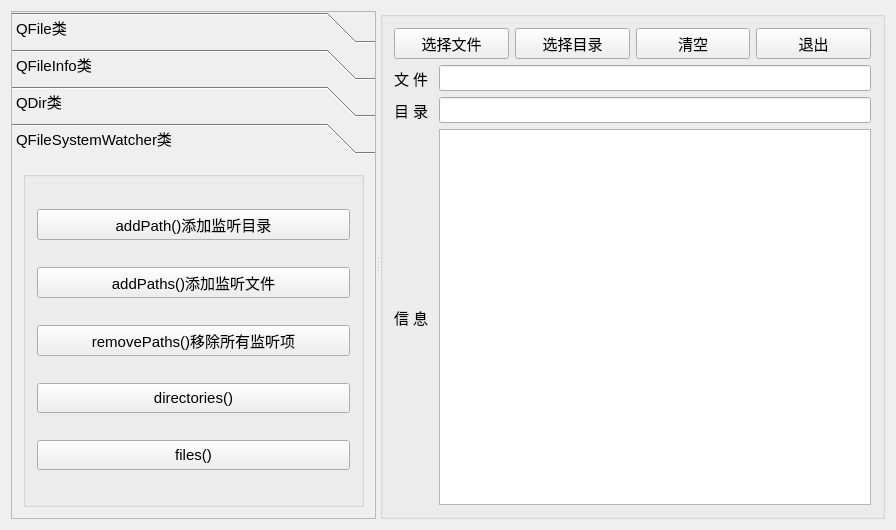
<?xml version="1.0" encoding="UTF-8"?>
<ui version="4.0">
 <class>MainWindow</class>
 <widget class="QMainWindow" name="MainWindow">
  <property name="geometry">
   <rect>
    <x>0</x>
    <y>0</y>
    <width>896</width>
    <height>530</height>
   </rect>
  </property>
  <property name="font">
   <font>
    <pointsize>11</pointsize>
   </font>
  </property>
  <property name="windowTitle">
   <string>Demo9_4，目录与文件操作</string>
  </property>
  <widget class="QWidget" name="centralWidget">
   <layout class="QVBoxLayout" name="verticalLayout_10">
    <item>
     <widget class="QSplitter" name="splitter">
      <property name="orientation">
       <enum>Qt::Horizontal</enum>
      </property>
      <widget class="QToolBox" name="toolBox">
       <property name="frameShape">
        <enum>QFrame::StyledPanel</enum>
       </property>
       <property name="currentIndex">
        <number>3</number>
       </property>
       <widget class="QWidget" name="pageFile">
        <property name="geometry">
         <rect>
          <x>0</x>
          <y>0</y>
          <width>296</width>
          <height>390</height>
         </rect>
        </property>
        <attribute name="icon">
         <iconset resource="res.qrc">
          <normaloff>:/icons/images/804.bmp</normaloff>:/icons/images/804.bmp</iconset>
        </attribute>
        <attribute name="label">
         <string>QFile类</string>
        </attribute>
        <layout class="QVBoxLayout" name="verticalLayout_8">
         <item>
          <widget class="QGroupBox" name="groupBox_10">
           <property name="title">
            <string>静态函数</string>
           </property>
           <layout class="QVBoxLayout" name="verticalLayout_11">
            <item>
             <widget class="QPushButton" name="btnFile_exists">
              <property name="minimumSize">
               <size>
                <width>0</width>
                <height>30</height>
               </size>
              </property>
              <property name="toolTip">
               <string>Returns true if the file specified by fileName exists; otherwise returns false.</string>
              </property>
              <property name="text">
               <string>exists()</string>
              </property>
             </widget>
            </item>
            <item>
             <widget class="QPushButton" name="btnFile_copy">
              <property name="minimumSize">
               <size>
                <width>0</width>
                <height>30</height>
               </size>
              </property>
              <property name="toolTip">
               <string>Copies the file fileName to newName.</string>
              </property>
              <property name="text">
               <string>copy()</string>
              </property>
             </widget>
            </item>
            <item>
             <widget class="QPushButton" name="btnFile_remove">
              <property name="minimumSize">
               <size>
                <width>0</width>
                <height>30</height>
               </size>
              </property>
              <property name="toolTip">
               <string>Removes the file specified by the fileName given.</string>
              </property>
              <property name="text">
               <string>remove()</string>
              </property>
             </widget>
            </item>
            <item>
             <widget class="QPushButton" name="btnFile_rename">
              <property name="minimumSize">
               <size>
                <width>0</width>
                <height>30</height>
               </size>
              </property>
              <property name="toolTip">
               <string>Renames the file oldName to newName. </string>
              </property>
              <property name="text">
               <string>rename()</string>
              </property>
             </widget>
            </item>
           </layout>
           <zorder>btnFile_copy</zorder>
           <zorder>btnFile_remove</zorder>
           <zorder>btnFile_rename</zorder>
           <zorder>btnFile_exists</zorder>
          </widget>
         </item>
        </layout>
       </widget>
       <widget class="QWidget" name="pageFileInfo">
        <property name="geometry">
         <rect>
          <x>0</x>
          <y>0</y>
          <width>327</width>
          <height>373</height>
         </rect>
        </property>
        <attribute name="icon">
         <iconset resource="res.qrc">
          <normaloff>:/icons/images/135.JPG</normaloff>:/icons/images/135.JPG</iconset>
        </attribute>
        <attribute name="label">
         <string>QFileInfo类</string>
        </attribute>
        <layout class="QVBoxLayout" name="verticalLayout_5">
         <property name="spacing">
          <number>3</number>
         </property>
         <property name="leftMargin">
          <number>3</number>
         </property>
         <property name="topMargin">
          <number>3</number>
         </property>
         <property name="rightMargin">
          <number>3</number>
         </property>
         <property name="bottomMargin">
          <number>3</number>
         </property>
         <item>
          <widget class="QGroupBox" name="groupBox_6">
           <property name="title">
            <string>文件信息</string>
           </property>
           <layout class="QGridLayout" name="gridLayout_4">
            <property name="leftMargin">
             <number>5</number>
            </property>
            <property name="topMargin">
             <number>3</number>
            </property>
            <property name="rightMargin">
             <number>5</number>
            </property>
            <property name="bottomMargin">
             <number>3</number>
            </property>
            <property name="horizontalSpacing">
             <number>5</number>
            </property>
            <property name="verticalSpacing">
             <number>3</number>
            </property>
            <item row="3" column="0">
             <widget class="QPushButton" name="btnInfo_baseName">
              <property name="minimumSize">
               <size>
                <width>0</width>
                <height>30</height>
               </size>
              </property>
              <property name="toolTip">
               <string>The base name consists of all characters in the file up to (but not including) the first '.' character</string>
              </property>
              <property name="text">
               <string>baseName()</string>
              </property>
             </widget>
            </item>
            <item row="0" column="1">
             <widget class="QPushButton" name="btnInfo_absPath">
              <property name="minimumSize">
               <size>
                <width>0</width>
                <height>30</height>
               </size>
              </property>
              <property name="toolTip">
               <string>Returns a file's path absolute path. This doesn't include the file name</string>
              </property>
              <property name="text">
               <string>absolutePath() </string>
              </property>
             </widget>
            </item>
            <item row="0" column="0">
             <widget class="QPushButton" name="btnInfo_absFilePath">
              <property name="minimumSize">
               <size>
                <width>0</width>
                <height>30</height>
               </size>
              </property>
              <property name="toolTip">
               <string>Returns an absolute path including the file name</string>
              </property>
              <property name="text">
               <string>absoluteFilePath()</string>
              </property>
             </widget>
            </item>
            <item row="3" column="1">
             <widget class="QPushButton" name="btnInfo_baseName2">
              <property name="minimumSize">
               <size>
                <width>0</width>
                <height>30</height>
               </size>
              </property>
              <property name="toolTip">
               <string>The complete base name consists of all characters in the file up to (but not including) the last '.' character</string>
              </property>
              <property name="text">
               <string>completeBaseName()</string>
              </property>
             </widget>
            </item>
            <item row="6" column="0">
             <widget class="QPushButton" name="btnInfo_isDir">
              <property name="minimumSize">
               <size>
                <width>0</width>
                <height>30</height>
               </size>
              </property>
              <property name="toolTip">
               <string>Returns true if this object points to a directory or to a symbolic link to a directory; otherwise returns false</string>
              </property>
              <property name="text">
               <string>isDir()</string>
              </property>
             </widget>
            </item>
            <item row="6" column="1">
             <widget class="QPushButton" name="btnInfo_isFile">
              <property name="minimumSize">
               <size>
                <width>0</width>
                <height>30</height>
               </size>
              </property>
              <property name="toolTip">
               <string>Returns true if this object points to a file or to a symbolic link to a file</string>
              </property>
              <property name="text">
               <string>isFile()</string>
              </property>
             </widget>
            </item>
            <item row="7" column="0">
             <widget class="QPushButton" name="btnInfo_isExec">
              <property name="minimumSize">
               <size>
                <width>0</width>
                <height>30</height>
               </size>
              </property>
              <property name="toolTip">
               <string>Returns true if the file is executable; otherwise returns false.</string>
              </property>
              <property name="text">
               <string>isExecutable()</string>
              </property>
             </widget>
            </item>
            <item row="8" column="0">
             <widget class="QPushButton" name="btnInfo_lastModified">
              <property name="minimumSize">
               <size>
                <width>0</width>
                <height>30</height>
               </size>
              </property>
              <property name="toolTip">
               <string>Returns the date and time when the file was last modified.</string>
              </property>
              <property name="text">
               <string>lastModified()</string>
              </property>
             </widget>
            </item>
            <item row="8" column="1">
             <widget class="QPushButton" name="btnInfo_lastRead">
              <property name="minimumSize">
               <size>
                <width>0</width>
                <height>30</height>
               </size>
              </property>
              <property name="toolTip">
               <string>Returns the date and time when the file was last read (accessed).</string>
              </property>
              <property name="text">
               <string>lastRead()</string>
              </property>
             </widget>
            </item>
            <item row="1" column="0">
             <widget class="QPushButton" name="btnInfo_fileName">
              <property name="minimumSize">
               <size>
                <width>0</width>
                <height>30</height>
               </size>
              </property>
              <property name="toolTip">
               <string>Returns the name of the file, excluding the path.</string>
              </property>
              <property name="text">
               <string>fileName()</string>
              </property>
             </widget>
            </item>
            <item row="10" column="1">
             <widget class="QPushButton" name="btnInfo_exists2">
              <property name="minimumSize">
               <size>
                <width>0</width>
                <height>30</height>
               </size>
              </property>
              <property name="toolTip">
               <string>Returns true if the file exists; otherwise returns false</string>
              </property>
              <property name="text">
               <string>exists()</string>
              </property>
             </widget>
            </item>
            <item row="4" column="0">
             <widget class="QPushButton" name="btnInfo_suffix">
              <property name="minimumSize">
               <size>
                <width>0</width>
                <height>30</height>
               </size>
              </property>
              <property name="toolTip">
               <string>The suffix consists of all characters in the file after (but not including) the last '.'</string>
              </property>
              <property name="text">
               <string>suffix()</string>
              </property>
             </widget>
            </item>
            <item row="10" column="0">
             <widget class="QPushButton" name="btnInfo_exists">
              <property name="minimumSize">
               <size>
                <width>0</width>
                <height>30</height>
               </size>
              </property>
              <property name="toolTip">
               <string>Returns true if the file exists; otherwise returns false</string>
              </property>
              <property name="text">
               <string>静态函数exists()</string>
              </property>
             </widget>
            </item>
            <item row="4" column="1">
             <widget class="QPushButton" name="btnInfo_suffix2">
              <property name="minimumSize">
               <size>
                <width>0</width>
                <height>30</height>
               </size>
              </property>
              <property name="toolTip">
               <string>The complete suffix consists of all characters in the file after (but not including) the first '.'</string>
              </property>
              <property name="text">
               <string>completeSuffix()</string>
              </property>
             </widget>
            </item>
            <item row="1" column="1">
             <widget class="QPushButton" name="btnInfo_filePath">
              <property name="minimumSize">
               <size>
                <width>0</width>
                <height>30</height>
               </size>
              </property>
              <property name="toolTip">
               <string>Returns the file name, including the path (which may be absolute or relative).</string>
              </property>
              <property name="text">
               <string>filePath()</string>
              </property>
             </widget>
            </item>
            <item row="2" column="1">
             <widget class="QPushButton" name="btnInfo_path">
              <property name="minimumSize">
               <size>
                <width>0</width>
                <height>30</height>
               </size>
              </property>
              <property name="toolTip">
               <string>Returns the file's path. This doesn't include the file name.</string>
              </property>
              <property name="text">
               <string>path()</string>
              </property>
             </widget>
            </item>
            <item row="2" column="0">
             <widget class="QPushButton" name="btnInfo_size">
              <property name="minimumSize">
               <size>
                <width>0</width>
                <height>30</height>
               </size>
              </property>
              <property name="toolTip">
               <string>Returns the file size in bytes.</string>
              </property>
              <property name="text">
               <string>size()</string>
              </property>
             </widget>
            </item>
            <item row="7" column="1">
             <widget class="QPushButton" name="btnInfo_birthTime">
              <property name="minimumSize">
               <size>
                <width>0</width>
                <height>30</height>
               </size>
              </property>
              <property name="toolTip">
               <string>Returns the date and time when the file was created / born</string>
              </property>
              <property name="text">
               <string>birthTime()</string>
              </property>
             </widget>
            </item>
           </layout>
          </widget>
         </item>
        </layout>
       </widget>
       <widget class="QWidget" name="pageDir">
        <property name="geometry">
         <rect>
          <x>0</x>
          <y>-104</y>
          <width>324</width>
          <height>477</height>
         </rect>
        </property>
        <attribute name="icon">
         <iconset resource="res.qrc">
          <normaloff>:/icons/images/007.GIF</normaloff>:/icons/images/007.GIF</iconset>
        </attribute>
        <attribute name="label">
         <string>QDir类</string>
        </attribute>
        <layout class="QVBoxLayout" name="verticalLayout_4">
         <item>
          <widget class="QGroupBox" name="groupBox">
           <property name="title">
            <string>静态函数</string>
           </property>
           <layout class="QGridLayout" name="gridLayout_3">
            <item row="1" column="0">
             <widget class="QPushButton" name="btnDir_homePath">
              <property name="minimumSize">
               <size>
                <width>0</width>
                <height>30</height>
               </size>
              </property>
              <property name="toolTip">
               <string>Returns the absolute path of the user's home directory</string>
              </property>
              <property name="text">
               <string>homePath()</string>
              </property>
             </widget>
            </item>
            <item row="0" column="0">
             <widget class="QPushButton" name="btnDir_tempPath">
              <property name="minimumSize">
               <size>
                <width>0</width>
                <height>30</height>
               </size>
              </property>
              <property name="toolTip">
               <string>Returns the absolute path of the system's temporary directory</string>
              </property>
              <property name="text">
               <string>tempPath()</string>
              </property>
             </widget>
            </item>
            <item row="0" column="1">
             <widget class="QPushButton" name="btnDir_rootPath">
              <property name="minimumSize">
               <size>
                <width>0</width>
                <height>30</height>
               </size>
              </property>
              <property name="toolTip">
               <string>Returns the absolute path of the root directory</string>
              </property>
              <property name="text">
               <string>rootPath()</string>
              </property>
             </widget>
            </item>
            <item row="1" column="1">
             <widget class="QPushButton" name="btnDir_drives">
              <property name="minimumSize">
               <size>
                <width>0</width>
                <height>30</height>
               </size>
              </property>
              <property name="toolTip">
               <string>Returns a list of the root directories on this system</string>
              </property>
              <property name="text">
               <string>drives()</string>
              </property>
             </widget>
            </item>
            <item row="2" column="0">
             <widget class="QPushButton" name="btnDir_curPath">
              <property name="minimumSize">
               <size>
                <width>0</width>
                <height>30</height>
               </size>
              </property>
              <property name="toolTip">
               <string>Returns the absolute path of the application's current directory</string>
              </property>
              <property name="text">
               <string>currentPath()</string>
              </property>
             </widget>
            </item>
            <item row="2" column="1">
             <widget class="QPushButton" name="btnDir_setCurPath">
              <property name="minimumSize">
               <size>
                <width>0</width>
                <height>30</height>
               </size>
              </property>
              <property name="toolTip">
               <string>Sets the application's current working directory to path</string>
              </property>
              <property name="text">
               <string>setCurrent()</string>
              </property>
             </widget>
            </item>
           </layout>
          </widget>
         </item>
         <item>
          <widget class="QGroupBox" name="groupBox_4">
           <property name="title">
            <string>文件或目录操作</string>
           </property>
           <layout class="QGridLayout" name="gridLayout_2">
            <item row="0" column="0">
             <widget class="QPushButton" name="btnDir_mkdir">
              <property name="minimumSize">
               <size>
                <width>0</width>
                <height>30</height>
               </size>
              </property>
              <property name="toolTip">
               <string>Creates a sub-directory called dirName.</string>
              </property>
              <property name="text">
               <string>mkdir()</string>
              </property>
             </widget>
            </item>
            <item row="2" column="0">
             <widget class="QPushButton" name="btnDir_remove">
              <property name="minimumSize">
               <size>
                <width>0</width>
                <height>30</height>
               </size>
              </property>
              <property name="toolTip">
               <string>Removes the file, fileName.</string>
              </property>
              <property name="text">
               <string>remove()</string>
              </property>
             </widget>
            </item>
            <item row="2" column="1">
             <widget class="QPushButton" name="btnDir_rename">
              <property name="minimumSize">
               <size>
                <width>0</width>
                <height>30</height>
               </size>
              </property>
              <property name="toolTip">
               <string>Renames a file or directory from oldName to newName</string>
              </property>
              <property name="text">
               <string>rename()</string>
              </property>
             </widget>
            </item>
            <item row="3" column="0">
             <widget class="QPushButton" name="btnDir_setPath">
              <property name="minimumSize">
               <size>
                <width>0</width>
                <height>30</height>
               </size>
              </property>
              <property name="toolTip">
               <string>Sets the path of the directory to path</string>
              </property>
              <property name="text">
               <string>setPath()</string>
              </property>
             </widget>
            </item>
            <item row="0" column="1">
             <widget class="QPushButton" name="btnDir_rmdir">
              <property name="minimumSize">
               <size>
                <width>0</width>
                <height>30</height>
               </size>
              </property>
              <property name="toolTip">
               <string>Removes the directory specified by dirName.</string>
              </property>
              <property name="text">
               <string>rmdir()</string>
              </property>
             </widget>
            </item>
            <item row="3" column="1">
             <widget class="QPushButton" name="btnDir_removeALL">
              <property name="minimumSize">
               <size>
                <width>0</width>
                <height>30</height>
               </size>
              </property>
              <property name="toolTip">
               <string>Removes the directory, including all its contents.</string>
              </property>
              <property name="text">
               <string>removeRecursively()</string>
              </property>
             </widget>
            </item>
           </layout>
          </widget>
         </item>
         <item>
          <widget class="QGroupBox" name="groupBox_3">
           <property name="title">
            <string>文件或目录信息</string>
           </property>
           <layout class="QGridLayout" name="gridLayout">
            <item row="0" column="1">
             <widget class="QPushButton" name="btnDir_absPath">
              <property name="minimumSize">
               <size>
                <width>0</width>
                <height>30</height>
               </size>
              </property>
              <property name="toolTip">
               <string>Returns the absolute path (a path that starts with &quot;/&quot; or with a drive specification)</string>
              </property>
              <property name="text">
               <string>absolutePath()</string>
              </property>
             </widget>
            </item>
            <item row="1" column="0">
             <widget class="QPushButton" name="btnDir_canonPath">
              <property name="minimumSize">
               <size>
                <width>0</width>
                <height>30</height>
               </size>
              </property>
              <property name="toolTip">
               <string>Returns the canonical path, i.e. a path without symbolic links or redundant &quot;.&quot; or &quot;..&quot; elements.</string>
              </property>
              <property name="text">
               <string>canonicalPath()</string>
              </property>
             </widget>
            </item>
            <item row="1" column="1">
             <widget class="QPushButton" name="btnDir_filePath">
              <property name="minimumSize">
               <size>
                <width>0</width>
                <height>30</height>
               </size>
              </property>
              <property name="toolTip">
               <string>Returns the path name of a file in the directory</string>
              </property>
              <property name="text">
               <string>filePath()</string>
              </property>
             </widget>
            </item>
            <item row="2" column="1">
             <widget class="QPushButton" name="btnDir_dirName">
              <property name="minimumSize">
               <size>
                <width>0</width>
                <height>30</height>
               </size>
              </property>
              <property name="toolTip">
               <string>Returns the name of the directory</string>
              </property>
              <property name="text">
               <string>dirName()</string>
              </property>
             </widget>
            </item>
            <item row="2" column="0">
             <widget class="QPushButton" name="btnDir_exists">
              <property name="minimumSize">
               <size>
                <width>0</width>
                <height>30</height>
               </size>
              </property>
              <property name="toolTip">
               <string>Returns true if the directory exists</string>
              </property>
              <property name="text">
               <string>exists()目录</string>
              </property>
             </widget>
            </item>
            <item row="0" column="0">
             <widget class="QPushButton" name="btnDir_absFilePath">
              <property name="minimumSize">
               <size>
                <width>0</width>
                <height>30</height>
               </size>
              </property>
              <property name="toolTip">
               <string>Returns the absolute path name of a file in the directory</string>
              </property>
              <property name="text">
               <string>absoluteFilePath()</string>
              </property>
             </widget>
            </item>
            <item row="3" column="1">
             <widget class="QPushButton" name="btnDir_listFile">
              <property name="minimumSize">
               <size>
                <width>0</width>
                <height>30</height>
               </size>
              </property>
              <property name="toolTip">
               <string>Returns a list of the names of all the files and directories in the directory</string>
              </property>
              <property name="text">
               <string>entryList(file)</string>
              </property>
             </widget>
            </item>
            <item row="3" column="0">
             <widget class="QPushButton" name="btnDir_listDir">
              <property name="minimumSize">
               <size>
                <width>0</width>
                <height>30</height>
               </size>
              </property>
              <property name="toolTip">
               <string>Returns a list of the names of all the files and directories in the directory</string>
              </property>
              <property name="text">
               <string>entryList(dir)</string>
              </property>
             </widget>
            </item>
           </layout>
          </widget>
         </item>
        </layout>
       </widget>
       <widget class="QWidget" name="pageWatcher">
        <property name="geometry">
         <rect>
          <x>0</x>
          <y>0</y>
          <width>296</width>
          <height>390</height>
         </rect>
        </property>
        <attribute name="icon">
         <iconset resource="res.qrc">
          <normaloff>:/icons/images/714.bmp</normaloff>:/icons/images/714.bmp</iconset>
        </attribute>
        <attribute name="label">
         <string>QFileSystemWatcher类</string>
        </attribute>
        <layout class="QVBoxLayout" name="verticalLayout_9">
         <item>
          <widget class="QGroupBox" name="groupBox_11">
           <property name="title">
            <string/>
           </property>
           <layout class="QVBoxLayout" name="verticalLayout_6">
            <item>
             <widget class="QPushButton" name="btnWatch_addDir">
              <property name="minimumSize">
               <size>
                <width>0</width>
                <height>30</height>
               </size>
              </property>
              <property name="toolTip">
               <string>Adds path to the file system watcher if path exists. </string>
              </property>
              <property name="text">
               <string>addPath()添加监听目录</string>
              </property>
             </widget>
            </item>
            <item>
             <widget class="QPushButton" name="btnWatch_addFiles">
              <property name="minimumSize">
               <size>
                <width>0</width>
                <height>30</height>
               </size>
              </property>
              <property name="toolTip">
               <string>Adds each path in paths to the file system watcher. </string>
              </property>
              <property name="text">
               <string>addPaths()添加监听文件</string>
              </property>
             </widget>
            </item>
            <item>
             <widget class="QPushButton" name="btnWatch_remove">
              <property name="minimumSize">
               <size>
                <width>0</width>
                <height>30</height>
               </size>
              </property>
              <property name="toolTip">
               <string>Removes the specified path from the file system watcher.</string>
              </property>
              <property name="text">
               <string>removePaths()移除所有监听项</string>
              </property>
             </widget>
            </item>
            <item>
             <widget class="QPushButton" name="btnWatch_dirs">
              <property name="minimumSize">
               <size>
                <width>0</width>
                <height>30</height>
               </size>
              </property>
              <property name="toolTip">
               <string>Returns a list of paths to directories that are being watched.</string>
              </property>
              <property name="text">
               <string>directories()</string>
              </property>
             </widget>
            </item>
            <item>
             <widget class="QPushButton" name="btnWatch_files">
              <property name="minimumSize">
               <size>
                <width>0</width>
                <height>30</height>
               </size>
              </property>
              <property name="toolTip">
               <string>Returns a list of paths to files that are being watched.</string>
              </property>
              <property name="text">
               <string>files()</string>
              </property>
             </widget>
            </item>
           </layout>
          </widget>
         </item>
        </layout>
       </widget>
      </widget>
      <widget class="QGroupBox" name="groupBox_2">
       <property name="title">
        <string/>
       </property>
       <property name="flat">
        <bool>false</bool>
       </property>
       <layout class="QVBoxLayout" name="verticalLayout">
        <item>
         <layout class="QHBoxLayout" name="horizontalLayout">
          <item>
           <widget class="QPushButton" name="btnOpenFile">
            <property name="minimumSize">
             <size>
              <width>0</width>
              <height>30</height>
             </size>
            </property>
            <property name="text">
             <string>选择文件</string>
            </property>
            <property name="icon">
             <iconset resource="res.qrc">
              <normaloff>:/icons/images/007.GIF</normaloff>:/icons/images/007.GIF</iconset>
            </property>
           </widget>
          </item>
          <item>
           <widget class="QPushButton" name="btnOpenDir">
            <property name="minimumSize">
             <size>
              <width>0</width>
              <height>30</height>
             </size>
            </property>
            <property name="text">
             <string>选择目录</string>
            </property>
            <property name="icon">
             <iconset resource="res.qrc">
              <normaloff>:/icons/images/122.bmp</normaloff>:/icons/images/122.bmp</iconset>
            </property>
           </widget>
          </item>
          <item>
           <widget class="QPushButton" name="btnClear">
            <property name="minimumSize">
             <size>
              <width>0</width>
              <height>30</height>
             </size>
            </property>
            <property name="toolTip">
             <string>清空信息输出文本框</string>
            </property>
            <property name="text">
             <string>清空</string>
            </property>
            <property name="icon">
             <iconset resource="res.qrc">
              <normaloff>:/icons/images/212.bmp</normaloff>:/icons/images/212.bmp</iconset>
            </property>
           </widget>
          </item>
          <item>
           <widget class="QPushButton" name="btnClose">
            <property name="minimumSize">
             <size>
              <width>0</width>
              <height>30</height>
             </size>
            </property>
            <property name="text">
             <string>退出</string>
            </property>
            <property name="icon">
             <iconset resource="res.qrc">
              <normaloff>:/icons/images/132.bmp</normaloff>:/icons/images/132.bmp</iconset>
            </property>
           </widget>
          </item>
         </layout>
        </item>
        <item>
         <layout class="QGridLayout" name="gridLayout_6">
          <item row="0" column="0">
           <widget class="QLabel" name="label">
            <property name="text">
             <string>文 件 </string>
            </property>
           </widget>
          </item>
          <item row="0" column="1">
           <widget class="QLineEdit" name="editFile">
            <property name="clearButtonEnabled">
             <bool>true</bool>
            </property>
           </widget>
          </item>
          <item row="1" column="0">
           <widget class="QLabel" name="label_2">
            <property name="text">
             <string>目 录 </string>
            </property>
           </widget>
          </item>
          <item row="1" column="1">
           <widget class="QLineEdit" name="editDir">
            <property name="clearButtonEnabled">
             <bool>true</bool>
            </property>
           </widget>
          </item>
          <item row="2" column="0">
           <widget class="QLabel" name="label_3">
            <property name="text">
             <string>信 息 </string>
            </property>
           </widget>
          </item>
          <item row="2" column="1">
           <widget class="QPlainTextEdit" name="textEdit">
            <property name="font">
             <font>
              <pointsize>12</pointsize>
             </font>
            </property>
            <property name="lineWrapMode">
             <enum>QPlainTextEdit::WidgetWidth</enum>
            </property>
           </widget>
          </item>
         </layout>
        </item>
       </layout>
      </widget>
     </widget>
    </item>
   </layout>
  </widget>
 </widget>
 <layoutdefault spacing="6" margin="11"/>
 <resources>
  <include location="res.qrc"/>
 </resources>
 <connections>
  <connection>
   <sender>btnClose</sender>
   <signal>clicked()</signal>
   <receiver>MainWindow</receiver>
   <slot>close()</slot>
   <hints>
    <hint type="sourcelabel">
     <x>870</x>
     <y>34</y>
    </hint>
    <hint type="destinationlabel">
     <x>478</x>
     <y>300</y>
    </hint>
   </hints>
  </connection>
 </connections>
</ui>
